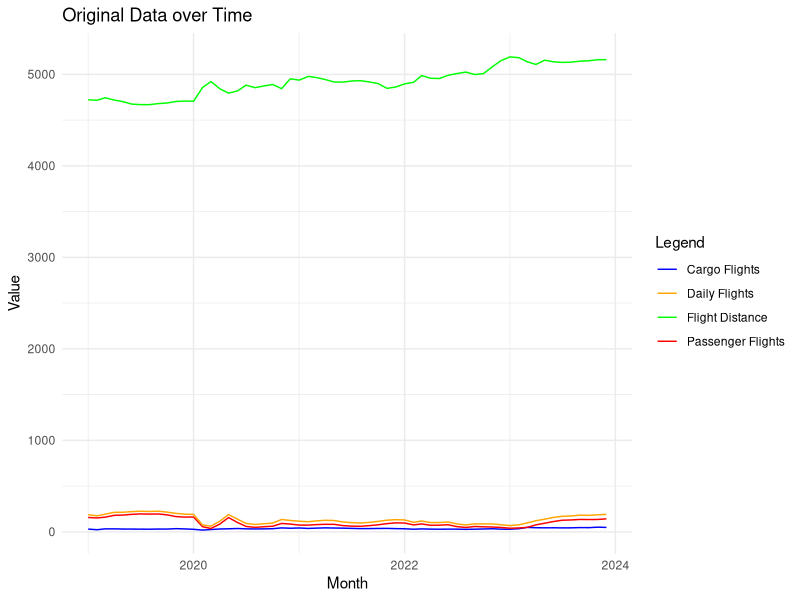
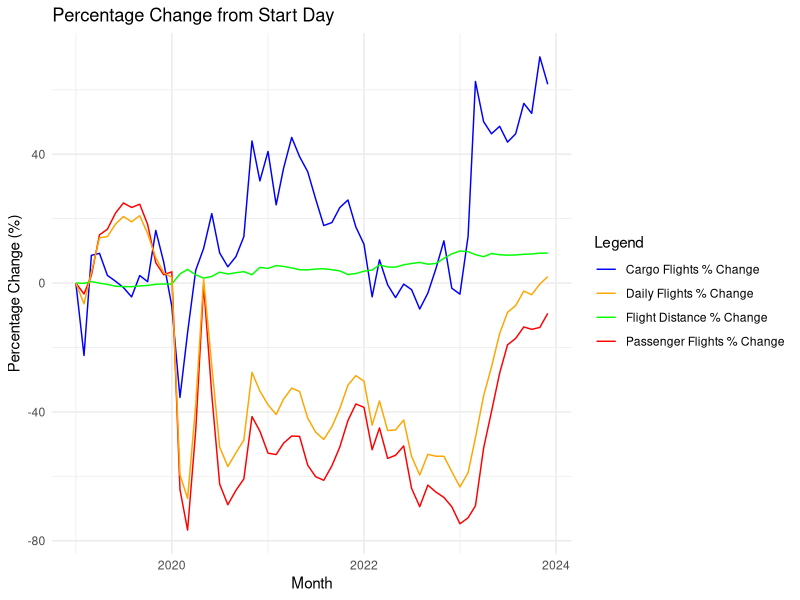

Generate these figures, in order, with R:
## ---- chunk 1
knitr::opts_chunk$set(echo = TRUE) 
## ---- chunk 2
library(readxl)
library(ggplot2)


dataser <- read_excel("DATA/aiu-recruitement-exercise1.xlsx")

head(dataser)
## ---- chunk 3
# Stap 1: Nieuwe kolom toevoegen met de som van vracht- en passagiersvluchten
dataser$Average_daily_flights <- dataser$`Average daily cargo flights` + dataser$`Average daily passenger flights`

# Stap 2: Bereken de procentuele verandering ten opzichte van de startdag
# Eerst vinden we de waarde van de eerste dag
start_value <- dataser$Average_daily_flights[1]

# Dan berekenen we de procentuele verandering voor elke rij in de dataframe
dataser$Percent_Change_from_Start_Day <- (dataser$Average_daily_flights - start_value) / start_value * 100

# Stap 3: Bekijk de geüpdatete data
head(dataser)
## ---- chunk 4
# Verander eventueel datatypes indien nodig
dataser$Month <- as.Date(dataser$Month)

dataser$Average_daily_flights <- dataser$`Average daily cargo flights` + dataser$`Average daily passenger flights`


# Bereken basiswaarden (aanname: data is gesorteerd op datum)
basis_cargo_flights <- dataser$`Average daily cargo flights`[1]
basis_passenger_flights <- dataser$`Average daily passenger flights`[1]
basis_flight_distance <- dataser$`Average flight distance (NM)`[1]
basis_Average_daily_flights <- dataser$`Average_daily_flights`[1]

# Bereken de procentuele verandering
dataser$Cargo_Flights_Percent_Change <- (dataser$`Average daily cargo flights` - basis_cargo_flights) / basis_cargo_flights * 100
dataser$Passenger_Flights_Percent_Change <- (dataser$`Average daily passenger flights` - basis_passenger_flights) / basis_passenger_flights * 100
dataser$Flight_Distance_Percent_Change <- (dataser$`Average flight distance (NM)` - basis_flight_distance) / basis_flight_distance * 100
dataser$Percent_Change_from_Start_Day <- (dataser$Average_daily_flights - basis_Average_daily_flights) / start_value * 100



# Bekijk de resultaten
head(dataser) 

## ---- chunk 5
p1 <- ggplot(dataser, aes(x = Month)) +
  geom_line(aes(y = `Average daily cargo flights`, colour = "Cargo Flights")) +
  geom_line(aes(y = `Average daily passenger flights`, colour = "Passenger Flights")) +
  geom_line(aes(y = `Average flight distance (NM)`, colour = "Flight Distance")) +
  geom_line(aes(y = `Average_daily_flights`, colour = "Daily Flights")) +
  labs(title = "Original Data over Time", x = "Month", y = "Value") +
  scale_colour_manual(values = c("Cargo Flights" = "blue", "Passenger Flights" = "red", "Flight Distance" = "green", "Daily Flights" = "orange"),
                      name = "Legend") +
  theme_minimal()

print(p1)
## ---- chunk 6
p2 <- ggplot(dataser, aes(x = Month)) +
  geom_line(aes(y = Cargo_Flights_Percent_Change, colour = "Cargo Flights % Change")) +
  geom_line(aes(y = Passenger_Flights_Percent_Change, colour = "Passenger Flights % Change")) +
  geom_line(aes(y = Flight_Distance_Percent_Change, colour = "Flight Distance % Change")) +
  geom_line(aes(y = Percent_Change_from_Start_Day, colour = "Daily Flights % Change")) +
  labs(title = "Percentage Change from Start Day", x = "Month", y = "Percentage Change (%)") +
  scale_colour_manual(values = c("Cargo Flights % Change" = "blue", "Passenger Flights % Change" = "red", "Flight Distance % Change" = "green", "Daily Flights % Change" = "orange"),
                      name = "Legend") +
  theme_minimal()

print(p2)

# Specificeer het pad en de bestandsnaam voor het CSV-bestand
output_file_path  <- "DATA/Exercise_1.csv"

# Exporteer het dataframe naar een CSV-bestand
write.csv(dataser, file = output_file_path , row.names = FALSE)


